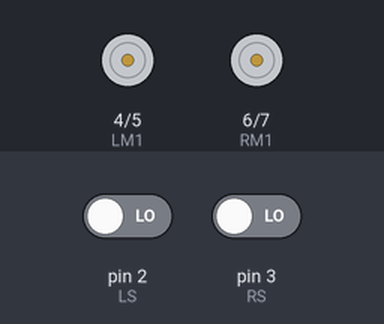
Simulated run of this sketch. Board: Arduino Uno, built with avr-gcc and run on an emulated ATmega328P. On the bench: motor-driver pin pairs drawn as motors (green arrow = first pin HIGH = forward, orange = second pin HIGH = backward, longer = more drive). The test bench sets the inputs (shaded band); at power-on: pin 2 (LS) LOW, pin 3 (RS) LOW.

Above: at 1.2 s.
1.3 s: pin 2 (LS) driven HIGH
At 2.0 s:
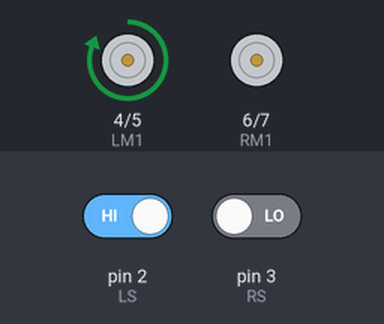
2.8 s: pin 3 (RS) driven HIGH
At 3.1 s:
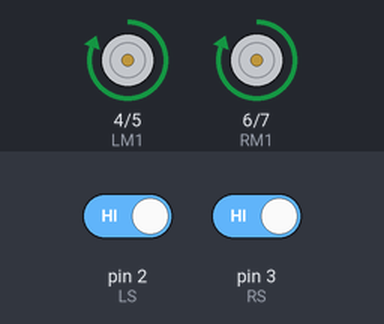
4.3 s: pin 2 (LS) driven LOW
At 5.5 s:
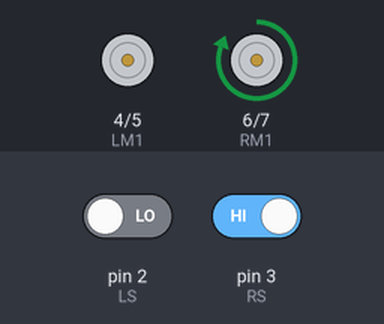
5.8 s: pin 3 (RS) driven LOW
At 6.6 s:
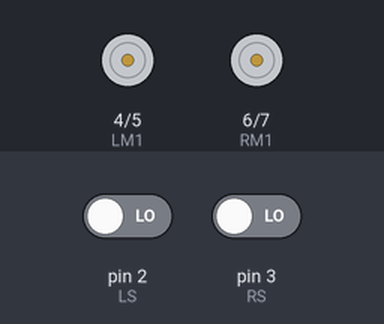
Timing chart, 0 to 8.3 s (numbered marks = the images above; inputs shaded):
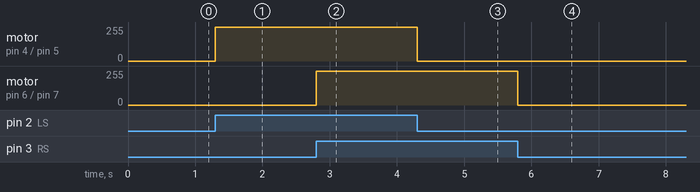

The sketch:

LineFollower.ino
```cpp
/* ------ Arduino Line Follower Code ------ */

/* ------- Defining Inputs ------ */
#define LS 2      // Left sensor
#define RS 3      // Right sensor

/* ------- Defining Outputs ------ */
#define LM1 4     // Left motor forward
#define LM2 5     // Left motor backward
#define RM1 6     // Right motor forward
#define RM2 7     // Right motor backward

void setup() {
  // Configure sensor pins
  pinMode(LS, INPUT);
  pinMode(RS, INPUT);

  // Configure motor pins
  pinMode(LM1, OUTPUT);
  pinMode(LM2, OUTPUT);
  pinMode(RM1, OUTPUT);
  pinMode(RM2, OUTPUT);
}

void loop() {
  // Move Forward
  if (digitalRead(LS) && digitalRead(RS)) {
    digitalWrite(LM1, HIGH);
    digitalWrite(LM2, LOW);
    digitalWrite(RM1, HIGH);
    digitalWrite(RM2, LOW);
  }

  // Turn Right
  if (!digitalRead(LS) && digitalRead(RS)) {
    digitalWrite(LM1, LOW);
    digitalWrite(LM2, LOW);
    digitalWrite(RM1, HIGH);
    digitalWrite(RM2, LOW);
  }

  // Turn Left
  if (digitalRead(LS) && !digitalRead(RS)) {
    digitalWrite(LM1, HIGH);
    digitalWrite(LM2, LOW);
    digitalWrite(RM1, LOW);
    digitalWrite(RM2, LOW);
  }

  // Stop
  if (!digitalRead(LS) && !digitalRead(RS)) {
    digitalWrite(LM1, LOW);
    digitalWrite(LM2, LOW);
    digitalWrite(RM1, LOW);
    digitalWrite(RM2, LOW);
  }
}
```

Measured:
- after the input at 1.3 s, motor on pin 4 (LM1) / pin 5 (LM2): stopped → forward 255/255 at once
- after the input at 2.8 s, motor on pin 6 (RM1) / pin 7 (RM2): stopped → forward 255/255 at once
- after the input at 4.3 s, motor on pin 4 (LM1) / pin 5 (LM2): forward 255/255 → stopped at once
- after the input at 5.8 s, motor on pin 6 (RM1) / pin 7 (RM2): forward 255/255 → stopped at once
